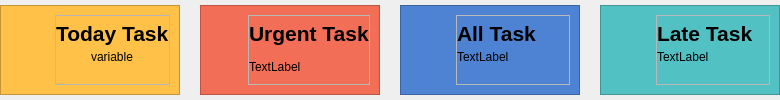
                  <widget class="QWidget" name="cardFrame" native="true">
                   <layout class="QHBoxLayout" name="horizontalLayout_7">
                    <property name="spacing">
                     <number>20</number>
                    </property>
                    <property name="leftMargin">
                     <number>0</number>
                    </property>
                    <property name="topMargin">
                     <number>0</number>
                    </property>
                    <property name="rightMargin">
                     <number>0</number>
                    </property>
                    <property name="bottomMargin">
                     <number>0</number>
                    </property>
                    <item>
                     <widget class="QFrame" name="todayCard">
                      <property name="minimumSize">
                       <size>
                        <width>180</width>
                        <height>80</height>
                       </size>
                      </property>
                      <property name="maximumSize">
                       <size>
                        <width>160</width>
                        <height>90</height>
                       </size>
                      </property>
                      <property name="styleSheet">
                       <string notr="true">#todayCard{
background-color: #ffc148;
}</string>
                      </property>
                      <property name="frameShape">
                       <enum>QFrame::StyledPanel</enum>
                      </property>
                      <property name="frameShadow">
                       <enum>QFrame::Raised</enum>
                      </property>
                      <layout class="QHBoxLayout" name="horizontalLayout_8">
                       <item>
                        <widget class="QLabel" name="todayTaskBG">
                         <property name="minimumSize">
                          <size>
                           <width>0</width>
                           <height>0</height>
                          </size>
                         </property>
                         <property name="maximumSize">
                          <size>
                           <width>40</width>
                           <height>40</height>
                          </size>
                         </property>
                         <property name="styleSheet">
                          <string notr="true">#todayTaskBG {
/*background-color: #d89c25;
border-radius:15px;*/
 
}</string>
                         </property>
                         <property name="text">
                          <string/>
                         </property>
                         <property name="pixmap">
                          <pixmap resource="SEP_Project/resources.qrc">:/icons_v2/last-24-hours-svgrepo-com.svg</pixmap>
                         </property>
                         <property name="scaledContents">
                          <bool>true</bool>
                         </property>
                        </widget>
                       </item>
                       <item alignment="Qt::AlignLeft">
                        <widget class="QFrame" name="frame_2">
                         <property name="frameShape">
                          <enum>QFrame::StyledPanel</enum>
                         </property>
                         <property name="frameShadow">
                          <enum>QFrame::Raised</enum>
                         </property>
                         <layout class="QVBoxLayout" name="verticalLayout_3" stretch="0,0">
                          <property name="spacing">
                           <number>0</number>
                          </property>
                          <property name="leftMargin">
                           <number>0</number>
                          </property>
                          <property name="topMargin">
                           <number>0</number>
                          </property>
                          <property name="rightMargin">
                           <number>0</number>
                          </property>
                          <property name="bottomMargin">
                           <number>0</number>
                          </property>
                          <item alignment="Qt::AlignLeft">
                           <widget class="QLabel" name="todayHeader">
                            <property name="font">
                             <font>
                              <pointsize>16</pointsize>
                              <bold>true</bold>
                             </font>
                            </property>
                            <property name="text">
                             <string>Today Task</string>
                            </property>
                           </widget>
                          </item>
                          <item alignment="Qt::AlignHCenter|Qt::AlignTop">
                           <widget class="QLabel" name="todayTask">
                            <property name="text">
                             <string>variable</string>
                            </property>
                           </widget>
                          </item>
                         </layout>
                        </widget>
                       </item>
                      </layout>
                     </widget>
                    </item>
                    <item>
                     <widget class="QFrame" name="urgentCard">
                      <property name="minimumSize">
                       <size>
                        <width>180</width>
                        <height>80</height>
                       </size>
                      </property>
                      <property name="maximumSize">
                       <size>
                        <width>160</width>
                        <height>90</height>
                       </size>
                      </property>
                      <property name="styleSheet">
                       <string notr="true">#urgentCard{
background-color: #f26e56;
}</string>
                      </property>
                      <property name="frameShape">
                       <enum>QFrame::StyledPanel</enum>
                      </property>
                      <property name="frameShadow">
                       <enum>QFrame::Raised</enum>
                      </property>
                      <layout class="QHBoxLayout" name="horizontalLayout_9">
                       <item>
                        <widget class="QLabel" name="todayTaskBG_4">
                         <property name="minimumSize">
                          <size>
                           <width>0</width>
                           <height>0</height>
                          </size>
                         </property>
                         <property name="maximumSize">
                          <size>
                           <width>40</width>
                           <height>40</height>
                          </size>
                         </property>
                         <property name="styleSheet">
                          <string notr="true">#todayTaskBG {
background-color: #d89c25;
border-radius:15px;
}</string>
                         </property>
                         <property name="text">
                          <string/>
                         </property>
                         <property name="pixmap">
                          <pixmap resource="SEP_Project/resources.qrc">:/icons/important-dates-svgrepo-com.svg</pixmap>
                         </property>
                         <property name="scaledContents">
                          <bool>true</bool>
                         </property>
                        </widget>
                       </item>
                       <item alignment="Qt::AlignLeft">
                        <widget class="QFrame" name="frame_4">
                         <property name="frameShape">
                          <enum>QFrame::StyledPanel</enum>
                         </property>
                         <property name="frameShadow">
                          <enum>QFrame::Raised</enum>
                         </property>
                         <layout class="QVBoxLayout" name="verticalLayout_5">
                          <property name="spacing">
                           <number>0</number>
                          </property>
                          <property name="leftMargin">
                           <number>0</number>
                          </property>
                          <property name="topMargin">
                           <number>0</number>
                          </property>
                          <property name="rightMargin">
                           <number>0</number>
                          </property>
                          <property name="bottomMargin">
                           <number>0</number>
                          </property>
                          <item>
                           <widget class="QLabel" name="urgentHeader">
                            <property name="font">
                             <font>
                              <pointsize>16</pointsize>
                              <bold>true</bold>
                             </font>
                            </property>
                            <property name="text">
                             <string>Urgent Task</string>
                            </property>
                           </widget>
                          </item>
                          <item>
                           <widget class="QLabel" name="urgentTask">
                            <property name="text">
                             <string>TextLabel</string>
                            </property>
                           </widget>
                          </item>
                         </layout>
                        </widget>
                       </item>
                      </layout>
                     </widget>
                    </item>
                    <item>
                     <widget class="QFrame" name="allTaskCard">
                      <property name="minimumSize">
                       <size>
                        <width>180</width>
                        <height>80</height>
                       </size>
                      </property>
                      <property name="maximumSize">
                       <size>
                        <width>160</width>
                        <height>90</height>
                       </size>
                      </property>
                      <property name="styleSheet">
                       <string notr="true">#allTaskCard{
background-color: #4e82d3;
}</string>
                      </property>
                      <property name="frameShape">
                       <enum>QFrame::StyledPanel</enum>
                      </property>
                      <property name="frameShadow">
                       <enum>QFrame::Raised</enum>
                      </property>
                      <layout class="QHBoxLayout" name="horizontalLayout_10">
                       <item>
                        <widget class="QLabel" name="todayTaskBG_3">
                         <property name="minimumSize">
                          <size>
                           <width>0</width>
                           <height>0</height>
                          </size>
                         </property>
                         <property name="maximumSize">
                          <size>
                           <width>40</width>
                           <height>40</height>
                          </size>
                         </property>
                         <property name="styleSheet">
                          <string notr="true">#todayTaskBG {
background-color: #d89c25;
border-radius:15px;
 
}</string>
                         </property>
                         <property name="text">
                          <string/>
                         </property>
                         <property name="pixmap">
                          <pixmap resource="SEP_Project/resources.qrc">:/icons_v2/refresh-cw.svg</pixmap>
                         </property>
                         <property name="scaledContents">
                          <bool>true</bool>
                         </property>
                        </widget>
                       </item>
                       <item>
                        <widget class="QFrame" name="frame_3">
                         <property name="frameShape">
                          <enum>QFrame::StyledPanel</enum>
                         </property>
                         <property name="frameShadow">
                          <enum>QFrame::Raised</enum>
                         </property>
                         <layout class="QVBoxLayout" name="verticalLayout_4">
                          <property name="spacing">
                           <number>0</number>
                          </property>
                          <property name="leftMargin">
                           <number>0</number>
                          </property>
                          <property name="topMargin">
                           <number>0</number>
                          </property>
                          <property name="rightMargin">
                           <number>0</number>
                          </property>
                          <property name="bottomMargin">
                           <number>0</number>
                          </property>
                          <item>
                           <widget class="QLabel" name="allTaskHeader">
                            <property name="font">
                             <font>
                              <pointsize>16</pointsize>
                              <bold>true</bold>
                             </font>
                            </property>
                            <property name="text">
                             <string>All Task</string>
                            </property>
                           </widget>
                          </item>
                          <item alignment="Qt::AlignLeft|Qt::AlignTop">
                           <widget class="QLabel" name="allTask">
                            <property name="text">
                             <string>TextLabel</string>
                            </property>
                           </widget>
                          </item>
                         </layout>
                        </widget>
                       </item>
                      </layout>
                     </widget>
                    </item>
                    <item>
                     <widget class="QFrame" name="cancleCard">
                      <property name="minimumSize">
                       <size>
                        <width>180</width>
                        <height>80</height>
                       </size>
                      </property>
                      <property name="maximumSize">
                       <size>
                        <width>160</width>
                        <height>90</height>
                       </size>
                      </property>
                      <property name="styleSheet">
                       <string notr="true">#cancleCard{
background-color: #52c1c4;
}</string>
                      </property>
                      <property name="frameShape">
                       <enum>QFrame::StyledPanel</enum>
                      </property>
                      <property name="frameShadow">
                       <enum>QFrame::Raised</enum>
                      </property>
                      <layout class="QHBoxLayout" name="horizontalLayout_11">
                       <item>
                        <widget class="QLabel" name="todayTaskBG_2">
                         <property name="minimumSize">
                          <size>
                           <width>0</width>
                           <height>0</height>
                          </size>
                         </property>
                         <property name="maximumSize">
                          <size>
                           <width>40</width>
                           <height>40</height>
                          </size>
                         </property>
                         <property name="styleSheet">
                          <string notr="true">#todayTaskBG {
background-color: #d89c25;
border-radius:15px;
 
}</string>
                         </property>
                         <property name="text">
                          <string/>
                         </property>
                         <property name="pixmap">
                          <pixmap resource="SEP_Project/resources.qrc">:/icons_v2/urgent-svgrepo-com.svg</pixmap>
                         </property>
                         <property name="scaledContents">
                          <bool>true</bool>
                         </property>
                        </widget>
                       </item>
                       <item>
                        <widget class="QFrame" name="frame_8">
                         <property name="frameShape">
                          <enum>QFrame::StyledPanel</enum>
                         </property>
                         <property name="frameShadow">
                          <enum>QFrame::Raised</enum>
                         </property>
                         <layout class="QVBoxLayout" name="verticalLayout_14">
                          <property name="spacing">
                           <number>0</number>
                          </property>
                          <property name="leftMargin">
                           <number>0</number>
                          </property>
                          <property name="topMargin">
                           <number>0</number>
                          </property>
                          <property name="rightMargin">
                           <number>0</number>
                          </property>
                          <property name="bottomMargin">
                           <number>0</number>
                          </property>
                          <item>
                           <widget class="QLabel" name="cancleHeader">
                            <property name="font">
                             <font>
                              <pointsize>16</pointsize>
                              <bold>true</bold>
                             </font>
                            </property>
                            <property name="text">
                             <string>Late Task</string>
                            </property>
                           </widget>
                          </item>
                          <item alignment="Qt::AlignLeft|Qt::AlignTop">
                           <widget class="QLabel" name="cancelTask">
                            <property name="text">
                             <string>TextLabel</string>
                            </property>
                           </widget>
                          </item>
                         </layout>
                        </widget>
                       </item>
                      </layout>
                     </widget>
                    </item>
                   </layout>
                  </widget>
